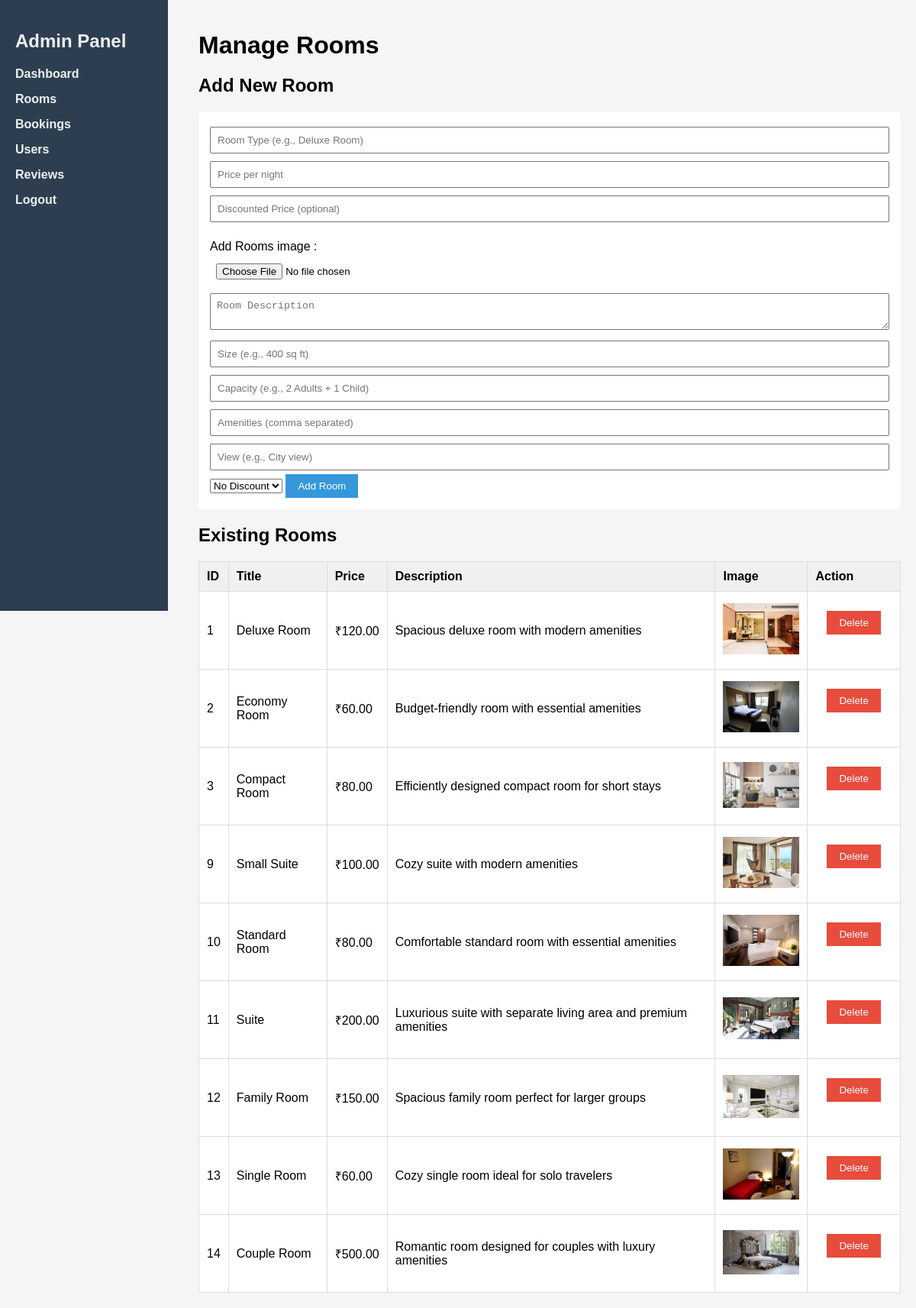
The app's page /admin/admin_rooms.php with its own data.
### tables this page shows
CREATE TABLE `rooms` (
  `id` int(11) NOT NULL,
  `type` varchar(100) DEFAULT NULL,
  `price` decimal(10,2) DEFAULT NULL,
  `discount_price` decimal(10,2) DEFAULT NULL,
  `image` varchar(255) DEFAULT NULL,
  `description` text DEFAULT NULL,
  `size` varchar(50) DEFAULT NULL,
  `capacity` varchar(50) DEFAULT NULL,
  `amenities` text DEFAULT NULL,
  `view` varchar(100) DEFAULT NULL,
  `is_discounted` tinyint(1) DEFAULT 0
);

### admin/admin_rooms.php (the view, shortened to what this page needs)
<?php
$conn = new mysqli("localhost", "root", "", "ar_hotels");
$rooms = $conn->query("SELECT * FROM rooms");
?>
<!DOCTYPE html>
<html lang="en">
<head>
</head>
<body>
    <?php include 'admin_sidebar.php'; ?>
    <div class="main-content">
        <h1>Manage Rooms</h1>
        <h2>Add New Room</h2>
        <form action="add_room.php" method="POST" enctype="multipart/form-data">
            <input type="text" name="type" placeholder="Room Type (e.g., Deluxe Room)" required>
            <input type="number" step="0.01" name="price" placeholder="Price per night" required>
            <input type="number" step="0.01" name="discount_price" placeholder="Discounted Price (optional)"><br>
            <br>
            Add Rooms image :<input type="file" name="image" accept="image/*" required>
            <textarea name="description" placeholder="Room Description" required></textarea>
            <input type="text" name="size" placeholder="Size (e.g., 400 sq ft)" required>
            <input type="text" name="capacity" placeholder="Capacity (e.g., 2 Adults + 1 Child)" required>
            <input type="text" name="amenities" placeholder="Amenities (comma separated)" required>
            <input type="text" name="view" placeholder="View (e.g., City view)" required>
            <select name="is_discounted" required>
                <option value="0">No Discount</option>
            </select>
            <button type="submit" class="btn">Add Room</button>
        </form>
        <h2>Existing Rooms</h2>
        <table>
            <tr>
                <th>ID</th>
                <th>Title</th>
                <th>Price</th>
                <th>Description</th>
                <th>Image</th>
                <th>Action</th>
            </tr>
            <?php while ($room = $rooms->fetch_assoc()): ?>
                <tr>
                    <td data-label="ID"><?= $room['id'] ?></td>
                    <td data-label="Title"><?= $room['type'] ?></td>
                    <td data-label="Price">₹<?= $room['price'] ?></td>
                    <td data-label="Description"><?= $room['description'] ?></td>
                    <td data-label="Image"><img src="images/<?= $room['image'] ?>" alt="Room Image"></td>
                    <td data-label="Action">
                        <form method="POST" action="delete_room.php" onsubmit="return confirm('Delete this room?');">
                            <button type="submit" class="btn btn-danger">Delete</button>
                        </form>
                    </td>
                </tr>
            <?php endwhile; ?>
        </table>
    </div>
</body>
</html>

### admin/admin_rooms.php (style rules this page uses)
* { box-sizing: border-box; }
body { margin: 0; font-family: Arial, sans-serif; background: #f5f5f5; display: flex; min-height: 100vh; }
.main-content { margin-left: 220px; padding: 20px; flex-grow: 1; }
h1 { margin-bottom: 20px; }
form { margin-bottom: 20px; background: #fff; padding: 15px; border-radius: 5px; }
input, textarea { padding: 8px; margin: 5px 0; width: 100%; }
.btn { background: #3498db; color: white; padding: 8px 16px; border: none; cursor: pointer; }
.btn-danger { background: #e74c3c; }
table { width: 100%; border-collapse: collapse; background: #fff; }
th, td { padding: 10px; border: 1px solid #ddd; text-align: left; }
th { background-color: #f0f0f0; }
img { max-width: 100px; height: auto; }

### admin/admin_sidebar.php (style rules this page uses)
.main-content { margin-left: 240px; padding: 20px; }

### records on screen
rooms: id "1", type "Deluxe Room", price "120.00", description "Spacious deluxe room with modern amenities", image (picture)
rooms: id "2", type "Economy Room", price "60.00", description "Budget-friendly room with essential amenities", image (picture)
rooms: id "3", type "Compact Room", price "80.00", description "Efficiently designed compact room for short stays", image (picture)
rooms: id "9", type "Small Suite", price "100.00", description "Cozy suite with modern amenities", image (picture)
rooms: id "10", type "Standard Room", price "80.00", description "Comfortable standard room with essential amenities", image (picture)
rooms: id "11", type "Suite", price "200.00", description "Luxurious suite with separate living area and premium amenities", image (picture)
rooms: id "12", type "Family Room", price "150.00", description "Spacious family room perfect for larger groups", image (picture)
rooms: id "13", type "Single Room", price "60.00", description "Cozy single room ideal for solo travelers", image (picture)
rooms: id "14", type "Couple Room", price "500.00", description "Romantic room designed for couples with luxury amenities", image (picture)
